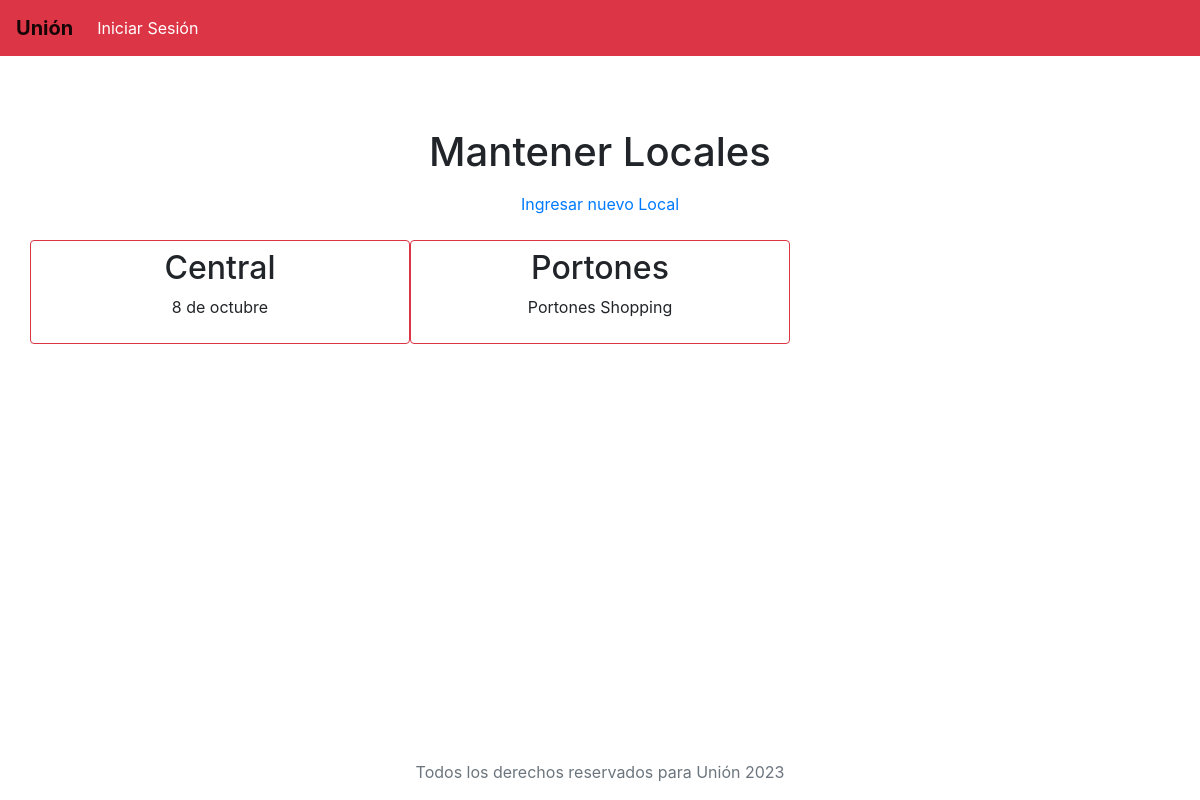
The app's page /mantenerlocales/ with its own data.
### base/models.py (models this page shows, shortened)
class Local(models.Model):
    nombre = models.CharField(max_length=30)
    direccion = models.CharField(max_length=30)

### base/views.py (the view)
# urls.py: path('mantenerlocales/', views.mantenerlocales),
def mantenerlocales(request):
    locales = Local.objects.all()
    return render(request, 'mantenerlocales.html', {'locales': locales})

### templates/mantenerlocales.html (shortened to what this page needs)
{% extends 'layouts/main.html' %}
{% block content %}
    <h1 class="text-center pb-2"> Mantener Locales </h1>
    <div class="row pb-4 text-center">
        <div class="col-12">
            <a href="/local/">Ingresar nuevo Local</a>
        </div>
    </div>
    <div class="row text-center">
        {% for p in locales %}
            <div class="col-4 py-2 border border-danger rounded">
                <h2>{{p.nombre}}</h2>
                <p>{{p.direccion}}</p>
            </div>
        {% endfor %}
    </div>
{% endblock %}

### records on screen
Local: nombre "Central", direccion "8 de octubre"
Local: nombre "Portones", direccion "Portones Shopping"
